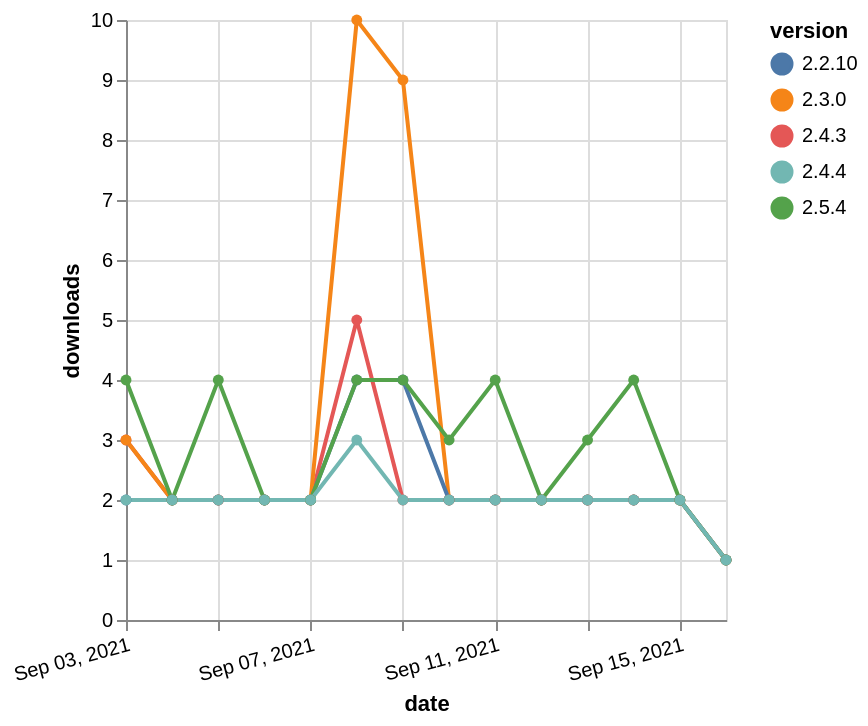

Write the Vega-Lite specification saved for this chart.
### Vega-Lite specification from a JSON file in a GitHub repository (floating-point values rounded to 4 significant figures)
{"$schema": "https://vega.github.io/schema/vega-lite/v5.json", "description": "A simple bar chart with embedded data.", "data": {"values": [{"date": "2021-09-03", "total": 1450, "delta": 3, "version": "2.4.3"}, {"date": "2021-09-04", "total": 1452, "delta": 2, "version": "2.4.3"}, {"date": "2021-09-05", "total": 1454, "delta": 2, "version": "2.4.3"}, {"date": "2021-09-06", "total": 1456, "delta": 2, "version": "2.4.3"}, {"date": "2021-09-07", "total": 1458, "delta": 2, "version": "2.4.3"}, {"date": "2021-09-08", "total": 1463, "delta": 5, "version": "2.4.3"}, {"date": "2021-09-09", "total": 1465, "delta": 2, "version": "2.4.3"}, {"date": "2021-09-10", "total": 1467, "delta": 2, "version": "2.4.3"}, {"date": "2021-09-11", "total": 1469, "delta": 2, "version": "2.4.3"}, {"date": "2021-09-12", "total": 1471, "delta": 2, "version": "2.4.3"}, {"date": "2021-09-13", "total": 1473, "delta": 2, "version": "2.4.3"}, {"date": "2021-09-14", "total": 1475, "delta": 2, "version": "2.4.3"}, {"date": "2021-09-15", "total": 1477, "delta": 2, "version": "2.4.3"}, {"date": "2021-09-16", "total": 1478, "delta": 1, "version": "2.4.3"}, {"date": "2021-09-03", "total": 5507, "delta": 3, "version": "2.3.0"}, {"date": "2021-09-04", "total": 5509, "delta": 2, "version": "2.3.0"}, {"date": "2021-09-05", "total": 5511, "delta": 2, "version": "2.3.0"}, {"date": "2021-09-06", "total": 5513, "delta": 2, "version": "2.3.0"}, {"date": "2021-09-07", "total": 5515, "delta": 2, "version": "2.3.0"}, {"date": "2021-09-08", "total": 5525, "delta": 10, "version": "2.3.0"}, {"date": "2021-09-09", "total": 5534, "delta": 9, "version": "2.3.0"}, {"date": "2021-09-10", "total": 5536, "delta": 2, "version": "2.3.0"}, {"date": "2021-09-11", "total": 5538, "delta": 2, "version": "2.3.0"}, {"date": "2021-09-12", "total": 5540, "delta": 2, "version": "2.3.0"}, {"date": "2021-09-13", "total": 5542, "delta": 2, "version": "2.3.0"}, {"date": "2021-09-14", "total": 5544, "delta": 2, "version": "2.3.0"}, {"date": "2021-09-15", "total": 5546, "delta": 2, "version": "2.3.0"}, {"date": "2021-09-16", "total": 5547, "delta": 1, "version": "2.3.0"}, {"date": "2021-09-03", "total": 3160, "delta": 2, "version": "2.2.10"}, {"date": "2021-09-04", "total": 3162, "delta": 2, "version": "2.2.10"}, {"date": "2021-09-05", "total": 3164, "delta": 2, "version": "2.2.10"}, {"date": "2021-09-06", "total": 3166, "delta": 2, "version": "2.2.10"}, {"date": "2021-09-07", "total": 3168, "delta": 2, "version": "2.2.10"}, {"date": "2021-09-08", "total": 3172, "delta": 4, "version": "2.2.10"}, {"date": "2021-09-09", "total": 3176, "delta": 4, "version": "2.2.10"}, {"date": "2021-09-10", "total": 3178, "delta": 2, "version": "2.2.10"}, {"date": "2021-09-11", "total": 3180, "delta": 2, "version": "2.2.10"}, {"date": "2021-09-12", "total": 3182, "delta": 2, "version": "2.2.10"}, {"date": "2021-09-13", "total": 3184, "delta": 2, "version": "2.2.10"}, {"date": "2021-09-14", "total": 3186, "delta": 2, "version": "2.2.10"}, {"date": "2021-09-15", "total": 3188, "delta": 2, "version": "2.2.10"}, {"date": "2021-09-16", "total": 3189, "delta": 1, "version": "2.2.10"}, {"date": "2021-09-03", "total": 1049, "delta": 4, "version": "2.5.4"}, {"date": "2021-09-04", "total": 1051, "delta": 2, "version": "2.5.4"}, {"date": "2021-09-05", "total": 1055, "delta": 4, "version": "2.5.4"}, {"date": "2021-09-06", "total": 1057, "delta": 2, "version": "2.5.4"}, {"date": "2021-09-07", "total": 1059, "delta": 2, "version": "2.5.4"}, {"date": "2021-09-08", "total": 1063, "delta": 4, "version": "2.5.4"}, {"date": "2021-09-09", "total": 1067, "delta": 4, "version": "2.5.4"}, {"date": "2021-09-10", "total": 1070, "delta": 3, "version": "2.5.4"}, {"date": "2021-09-11", "total": 1074, "delta": 4, "version": "2.5.4"}, {"date": "2021-09-12", "total": 1076, "delta": 2, "version": "2.5.4"}, {"date": "2021-09-13", "total": 1079, "delta": 3, "version": "2.5.4"}, {"date": "2021-09-14", "total": 1083, "delta": 4, "version": "2.5.4"}, {"date": "2021-09-15", "total": 1085, "delta": 2, "version": "2.5.4"}, {"date": "2021-09-16", "total": 1086, "delta": 1, "version": "2.5.4"}, {"date": "2021-09-03", "total": 1109, "delta": 2, "version": "2.4.4"}, {"date": "2021-09-04", "total": 1111, "delta": 2, "version": "2.4.4"}, {"date": "2021-09-05", "total": 1113, "delta": 2, "version": "2.4.4"}, {"date": "2021-09-06", "total": 1115, "delta": 2, "version": "2.4.4"}, {"date": "2021-09-07", "total": 1117, "delta": 2, "version": "2.4.4"}, {"date": "2021-09-08", "total": 1120, "delta": 3, "version": "2.4.4"}, {"date": "2021-09-09", "total": 1122, "delta": 2, "version": "2.4.4"}, {"date": "2021-09-10", "total": 1124, "delta": 2, "version": "2.4.4"}, {"date": "2021-09-11", "total": 1126, "delta": 2, "version": "2.4.4"}, {"date": "2021-09-12", "total": 1128, "delta": 2, "version": "2.4.4"}, {"date": "2021-09-13", "total": 1130, "delta": 2, "version": "2.4.4"}, {"date": "2021-09-14", "total": 1132, "delta": 2, "version": "2.4.4"}, {"date": "2021-09-15", "total": 1134, "delta": 2, "version": "2.4.4"}, {"date": "2021-09-16", "total": 1135, "delta": 1, "version": "2.4.4"}]}, "width": "container", "mark": {"type": "line", "point": {"filled": true}}, "encoding": {"x": {"field": "date", "type": "temporal", "timeUnit": "yearmonthdate", "title": "date", "axis": {"labelAngle": -15}}, "y": {"field": "delta", "type": "quantitative", "title": "downloads"}, "color": {"field": "version", "type": "nominal"}, "tooltip": {"field": "delta"}}}
